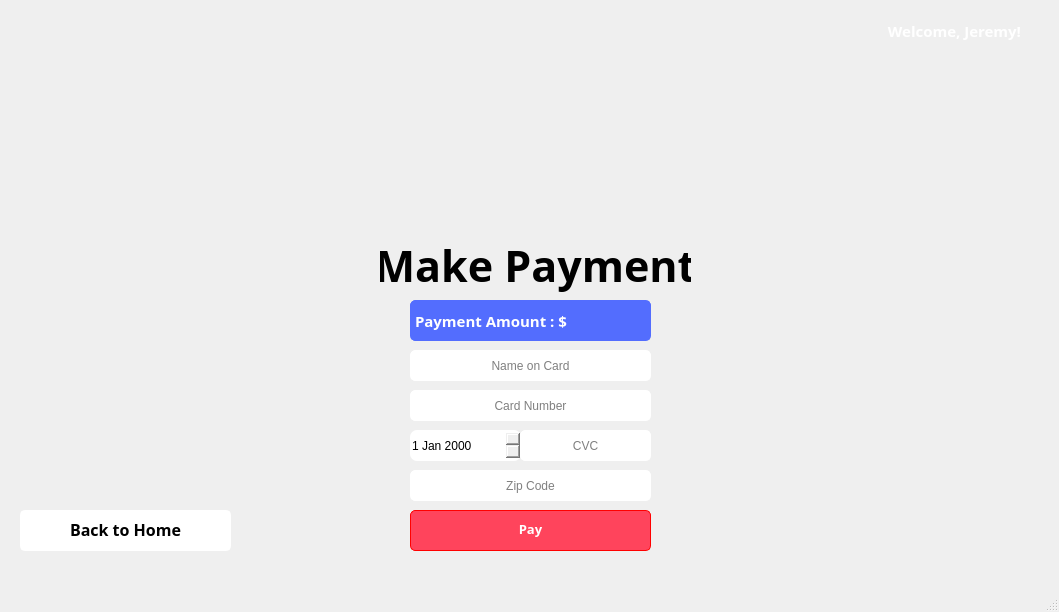
<?xml version="1.0" encoding="UTF-8"?>
<ui version="4.0">
 <class>MainWindow</class>
 <widget class="QMainWindow" name="MainWindow">
  <property name="geometry">
   <rect>
    <x>0</x>
    <y>0</y>
    <width>1059</width>
    <height>612</height>
   </rect>
  </property>
  <property name="windowTitle">
   <string>MainWindow</string>
  </property>
  <property name="styleSheet">
   <string notr="true"/>
  </property>
  <widget class="QWidget" name="centralwidget">
   <widget class="QLabel" name="label_3">
    <property name="geometry">
     <rect>
      <x>380</x>
      <y>230</y>
      <width>311</width>
      <height>71</height>
     </rect>
    </property>
    <property name="font">
     <font>
      <family>Raleway</family>
      <pointsize>32</pointsize>
      <weight>75</weight>
      <italic>false</italic>
      <bold>true</bold>
     </font>
    </property>
    <property name="text">
     <string>Make Payment</string>
    </property>
    <property name="alignment">
     <set>Qt::AlignCenter</set>
    </property>
   </widget>
   <widget class="QLabel" name="register_heroImage">
    <property name="geometry">
     <rect>
      <x>0</x>
      <y>0</y>
      <width>1061</width>
      <height>600</height>
     </rect>
    </property>
    <property name="styleSheet">
     <string notr="true">background-image: url(:/Assets/assets/CreatePassword.png);</string>
    </property>
    <property name="text">
     <string/>
    </property>
   </widget>
   <widget class="QLineEdit" name="login_password">
    <property name="geometry">
     <rect>
      <x>410</x>
      <y>470</y>
      <width>241</width>
      <height>31</height>
     </rect>
    </property>
    <property name="styleSheet">
     <string notr="true">border-radius: 5px;
border: 1px solid white;</string>
    </property>
    <property name="alignment">
     <set>Qt::AlignCenter</set>
    </property>
    <property name="placeholderText">
     <string>Zip Code</string>
    </property>
   </widget>
   <widget class="QPushButton" name="createAccountBtn">
    <property name="geometry">
     <rect>
      <x>410</x>
      <y>510</y>
      <width>241</width>
      <height>41</height>
     </rect>
    </property>
    <property name="sizePolicy">
     <sizepolicy hsizetype="Minimum" vsizetype="Fixed">
      <horstretch>0</horstretch>
      <verstretch>0</verstretch>
     </sizepolicy>
    </property>
    <property name="font">
     <font>
      <family>Raleway</family>
      <pointsize>10</pointsize>
      <weight>75</weight>
      <bold>true</bold>
     </font>
    </property>
    <property name="styleSheet">
     <string notr="true">border-radius: 5px;
border: 1px solid  rgb(255, 0, 0);
color: white;
background-color: #ff445c;
text-align: center;
padding-bottom: 4px;</string>
    </property>
    <property name="text">
     <string>Pay</string>
    </property>
   </widget>
   <widget class="QLineEdit" name="login_email">
    <property name="geometry">
     <rect>
      <x>410</x>
      <y>350</y>
      <width>241</width>
      <height>31</height>
     </rect>
    </property>
    <property name="styleSheet">
     <string notr="true">border-radius: 5px;
border: 1px solid white;</string>
    </property>
    <property name="alignment">
     <set>Qt::AlignCenter</set>
    </property>
    <property name="placeholderText">
     <string>Name on Card</string>
    </property>
   </widget>
   <widget class="QLineEdit" name="login_username">
    <property name="geometry">
     <rect>
      <x>410</x>
      <y>390</y>
      <width>241</width>
      <height>31</height>
     </rect>
    </property>
    <property name="styleSheet">
     <string notr="true">border-radius: 5px;
border: 1px solid white;</string>
    </property>
    <property name="alignment">
     <set>Qt::AlignCenter</set>
    </property>
    <property name="placeholderText">
     <string>Card Number</string>
    </property>
   </widget>
   <widget class="QDateEdit" name="dateEdit">
    <property name="geometry">
     <rect>
      <x>410</x>
      <y>430</y>
      <width>111</width>
      <height>31</height>
     </rect>
    </property>
    <property name="styleSheet">
     <string notr="true">border-radius: 7px;</string>
    </property>
   </widget>
   <widget class="QLineEdit" name="login_password_2">
    <property name="geometry">
     <rect>
      <x>520</x>
      <y>430</y>
      <width>131</width>
      <height>31</height>
     </rect>
    </property>
    <property name="styleSheet">
     <string notr="true">border-radius: 5px;
border: 1px solid white;</string>
    </property>
    <property name="text">
     <string/>
    </property>
    <property name="alignment">
     <set>Qt::AlignCenter</set>
    </property>
    <property name="placeholderText">
     <string>CVC</string>
    </property>
   </widget>
   <widget class="QLabel" name="label">
    <property name="geometry">
     <rect>
      <x>410</x>
      <y>300</y>
      <width>241</width>
      <height>41</height>
     </rect>
    </property>
    <property name="font">
     <font>
      <family>Raleway</family>
      <pointsize>11</pointsize>
      <weight>75</weight>
      <bold>true</bold>
     </font>
    </property>
    <property name="styleSheet">
     <string notr="true">border-radius: 5px;
border: 1px solid #536DFE;
background-color: #536DFE;
color:white;</string>
    </property>
    <property name="text">
     <string>Payment Amount : $</string>
    </property>
   </widget>
   <widget class="QLabel" name="welcomeTitle">
    <property name="geometry">
     <rect>
      <x>800</x>
      <y>10</y>
      <width>221</width>
      <height>41</height>
     </rect>
    </property>
    <property name="font">
     <font>
      <family>Raleway</family>
      <pointsize>11</pointsize>
      <weight>75</weight>
      <bold>true</bold>
     </font>
    </property>
    <property name="styleSheet">
     <string notr="true">border-radius: 5px;
background-color: transparent;
color:white;</string>
    </property>
    <property name="text">
     <string>Welcome, Jeremy!</string>
    </property>
    <property name="alignment">
     <set>Qt::AlignRight|Qt::AlignTrailing|Qt::AlignVCenter</set>
    </property>
   </widget>
   <widget class="QPushButton" name="reservation_cancelReservation">
    <property name="geometry">
     <rect>
      <x>20</x>
      <y>510</y>
      <width>211</width>
      <height>41</height>
     </rect>
    </property>
    <property name="font">
     <font>
      <family>Raleway</family>
      <pointsize>12</pointsize>
      <weight>75</weight>
      <bold>true</bold>
     </font>
    </property>
    <property name="styleSheet">
     <string notr="true">border: 2px solid white;
border-radius: 5px;
background-color: white;
color: black;
font-weight: bold;
padding-bottom: 2px;
</string>
    </property>
    <property name="text">
     <string>Back to Home</string>
    </property>
   </widget>
   <zorder>register_heroImage</zorder>
   <zorder>label_3</zorder>
   <zorder>login_password</zorder>
   <zorder>createAccountBtn</zorder>
   <zorder>login_email</zorder>
   <zorder>login_username</zorder>
   <zorder>dateEdit</zorder>
   <zorder>login_password_2</zorder>
   <zorder>label</zorder>
   <zorder>welcomeTitle</zorder>
   <zorder>reservation_cancelReservation</zorder>
  </widget>
  <widget class="QStatusBar" name="statusbar"/>
 </widget>
 <resources>
  <include location="background_image.qrc"/>
 </resources>
 <connections/>
</ui>
